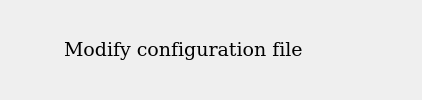
       <widget class="QFrame" name="frame_top">
        <property name="minimumSize">
         <size>
          <width>0</width>
          <height>0</height>
         </size>
        </property>
        <property name="maximumSize">
         <size>
          <width>16777215</width>
          <height>16777215</height>
         </size>
        </property>
        <property name="frameShape">
         <enum>QFrame::Shape::NoFrame</enum>
        </property>
        <property name="frameShadow">
         <enum>QFrame::Shadow::Plain</enum>
        </property>
        <layout class="QHBoxLayout" name="horizontalLayout">
         <property name="spacing">
          <number>15</number>
         </property>
         <property name="leftMargin">
          <number>9</number>
         </property>
         <property name="topMargin">
          <number>9</number>
         </property>
         <property name="rightMargin">
          <number>9</number>
         </property>
         <property name="bottomMargin">
          <number>9</number>
         </property>
         <item>
          <widget class="QLabel" name="icon_label">
           <property name="minimumSize">
            <size>
             <width>40</width>
             <height>40</height>
            </size>
           </property>
           <property name="maximumSize">
            <size>
             <width>40</width>
             <height>40</height>
            </size>
           </property>
           <property name="frameShape">
            <enum>QFrame::Shape::NoFrame</enum>
           </property>
           <property name="text">
            <string/>
           </property>
           <property name="scaledContents">
            <bool>true</bool>
           </property>
          </widget>
         </item>
         <item>
          <widget class="QLabel" name="window_des_label">
           <property name="font">
            <font>
             <family>DejaVu Math TeX Gyre</family>
             <pointsize>14</pointsize>
             <bold>false</bold>
            </font>
           </property>
           <property name="text">
            <string>Modify configuration file</string>
           </property>
          </widget>
         </item>
         <item>
          <spacer name="horizontalSpacer">
           <property name="orientation">
            <enum>Qt::Orientation::Horizontal</enum>
           </property>
           <property name="sizeHint" stdset="0">
            <size>
             <width>40</width>
             <height>20</height>
            </size>
           </property>
          </spacer>
         </item>
         <item>
          <widget class="QPushButton" name="bn_close">
           <property name="minimumSize">
            <size>
             <width>55</width>
             <height>35</height>
            </size>
           </property>
           <property name="maximumSize">
            <size>
             <width>55</width>
             <height>35</height>
            </size>
           </property>
           <property name="styleSheet">
            <string notr="true">QPushButton {
	border: none;
	background-color: rgba(0,0,0,0);
}
QPushButton:hover {
	background-color: rgb(64,144,253);
}
QPushButton:pressed {	
	background-color: rgba(0,0,0,0);
}</string>
           </property>
           <property name="text">
            <string/>
           </property>
           <property name="flat">
            <bool>true</bool>
           </property>
          </widget>
         </item>
        </layout>
       </widget>
